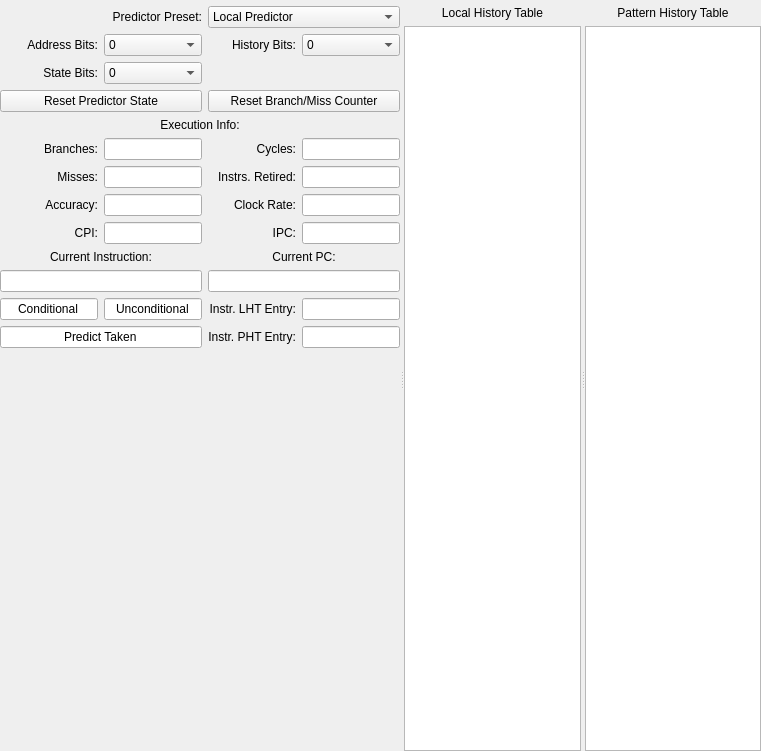
<?xml version="1.0" encoding="UTF-8"?>
<ui version="4.0">
 <class>Ripes::BranchTab</class>
 <widget class="QWidget" name="Ripes::BranchTab">
  <property name="geometry">
   <rect>
    <x>0</x>
    <y>0</y>
    <width>761</width>
    <height>751</height>
   </rect>
  </property>
  <property name="windowTitle">
   <string>Form</string>
  </property>
  <layout class="QGridLayout" name="gridLayout">
   <property name="leftMargin">
    <number>0</number>
   </property>
   <property name="topMargin">
    <number>6</number>
   </property>
   <property name="rightMargin">
    <number>0</number>
   </property>
   <property name="bottomMargin">
    <number>0</number>
   </property>
   <item row="0" column="0">
    <widget class="QSplitter" name="splitter">
     <property name="orientation">
      <enum>Qt::Horizontal</enum>
     </property>
     <property name="childrenCollapsible">
      <bool>false</bool>
     </property>
     <widget class="QWidget" name="verticalLayoutWidget">
      <layout class="QVBoxLayout" name="verticalLayout">
       <item>
        <layout class="QGridLayout" name="gridLayout_2">
         <property name="sizeConstraint">
          <enum>QLayout::SetDefaultConstraint</enum>
         </property>
         <item row="27" column="2">
          <widget class="QLabel" name="label_15">
           <property name="text">
            <string>Instr. PHT Entry:</string>
           </property>
           <property name="alignment">
            <set>Qt::AlignRight|Qt::AlignTrailing|Qt::AlignVCenter</set>
           </property>
          </widget>
         </item>
         <item row="3" column="2" colspan="2">
          <widget class="QComboBox" name="predictorSelect">
           <item>
            <property name="text">
             <string>Local Predictor</string>
            </property>
           </item>
           <item>
            <property name="text">
             <string>Global Predictor</string>
            </property>
           </item>
           <item>
            <property name="text">
             <string>Saturating Counter</string>
            </property>
           </item>
           <item>
            <property name="text">
             <string>Always Taken</string>
            </property>
           </item>
           <item>
            <property name="text">
             <string>Always Not Taken</string>
            </property>
           </item>
          </widget>
         </item>
         <item row="18" column="2">
          <widget class="QLabel" name="label_10">
           <property name="text">
            <string>IPC:</string>
           </property>
           <property name="alignment">
            <set>Qt::AlignRight|Qt::AlignTrailing|Qt::AlignVCenter</set>
           </property>
          </widget>
         </item>
         <item row="6" column="0" colspan="2">
          <widget class="QPushButton" name="resetState">
           <property name="text">
            <string>Reset Predictor State</string>
           </property>
          </widget>
         </item>
         <item row="30" column="0" colspan="4">
          <spacer name="verticalSpacer">
           <property name="orientation">
            <enum>Qt::Vertical</enum>
           </property>
           <property name="sizeHint" stdset="0">
            <size>
             <width>20</width>
             <height>40</height>
            </size>
           </property>
          </spacer>
         </item>
         <item row="21" column="2" colspan="2">
          <widget class="QLabel" name="label_5">
           <property name="text">
            <string>Current PC:</string>
           </property>
           <property name="alignment">
            <set>Qt::AlignCenter</set>
           </property>
          </widget>
         </item>
         <item row="25" column="3">
          <widget class="QLineEdit" name="lhtEntry">
           <property name="alignment">
            <set>Qt::AlignRight|Qt::AlignTrailing|Qt::AlignVCenter</set>
           </property>
           <property name="readOnly">
            <bool>true</bool>
           </property>
          </widget>
         </item>
         <item row="8" column="2">
          <widget class="QLabel" name="label_7">
           <property name="text">
            <string>Cycles:</string>
           </property>
           <property name="alignment">
            <set>Qt::AlignRight|Qt::AlignTrailing|Qt::AlignVCenter</set>
           </property>
          </widget>
         </item>
         <item row="9" column="0">
          <widget class="QLabel" name="label_2">
           <property name="text">
            <string>Misses:</string>
           </property>
           <property name="alignment">
            <set>Qt::AlignRight|Qt::AlignTrailing|Qt::AlignVCenter</set>
           </property>
          </widget>
         </item>
         <item row="21" column="0" colspan="2">
          <widget class="QLabel" name="label_4">
           <property name="text">
            <string>Current Instruction:</string>
           </property>
           <property name="alignment">
            <set>Qt::AlignCenter</set>
           </property>
          </widget>
         </item>
         <item row="9" column="1">
          <widget class="QLineEdit" name="numMiss">
           <property name="alignment">
            <set>Qt::AlignRight|Qt::AlignTrailing|Qt::AlignVCenter</set>
           </property>
           <property name="readOnly">
            <bool>true</bool>
           </property>
          </widget>
         </item>
         <item row="6" column="2" colspan="2">
          <widget class="QPushButton" name="resetCounter">
           <property name="text">
            <string>Reset Branch/Miss Counter</string>
           </property>
          </widget>
         </item>
         <item row="8" column="1">
          <widget class="QLineEdit" name="numBranch">
           <property name="alignment">
            <set>Qt::AlignRight|Qt::AlignTrailing|Qt::AlignVCenter</set>
           </property>
           <property name="readOnly">
            <bool>true</bool>
           </property>
          </widget>
         </item>
         <item row="4" column="0">
          <widget class="QLabel" name="label_17">
           <property name="text">
            <string>Address Bits:</string>
           </property>
           <property name="alignment">
            <set>Qt::AlignRight|Qt::AlignTrailing|Qt::AlignVCenter</set>
           </property>
          </widget>
         </item>
         <item row="18" column="3">
          <widget class="QLineEdit" name="ipc">
           <property name="alignment">
            <set>Qt::AlignRight|Qt::AlignTrailing|Qt::AlignVCenter</set>
           </property>
           <property name="readOnly">
            <bool>true</bool>
           </property>
          </widget>
         </item>
         <item row="10" column="0">
          <widget class="QLabel" name="label_3">
           <property name="text">
            <string>Accuracy:</string>
           </property>
           <property name="alignment">
            <set>Qt::AlignRight|Qt::AlignTrailing|Qt::AlignVCenter</set>
           </property>
          </widget>
         </item>
         <item row="25" column="2">
          <widget class="QLabel" name="label_14">
           <property name="text">
            <string>Instr. LHT Entry:</string>
           </property>
           <property name="alignment">
            <set>Qt::AlignRight|Qt::AlignTrailing|Qt::AlignVCenter</set>
           </property>
          </widget>
         </item>
         <item row="27" column="0" colspan="2">
          <widget class="QLineEdit" name="predictTaken">
           <property name="text">
            <string>Predict Taken</string>
           </property>
           <property name="alignment">
            <set>Qt::AlignCenter</set>
           </property>
           <property name="readOnly">
            <bool>true</bool>
           </property>
          </widget>
         </item>
         <item row="9" column="3">
          <widget class="QLineEdit" name="instrsRetired">
           <property name="alignment">
            <set>Qt::AlignRight|Qt::AlignTrailing|Qt::AlignVCenter</set>
           </property>
           <property name="readOnly">
            <bool>true</bool>
           </property>
          </widget>
         </item>
         <item row="3" column="0" colspan="2">
          <widget class="QLabel" name="label_16">
           <property name="text">
            <string>Predictor Preset:</string>
           </property>
           <property name="alignment">
            <set>Qt::AlignRight|Qt::AlignTrailing|Qt::AlignVCenter</set>
           </property>
          </widget>
         </item>
         <item row="10" column="2">
          <widget class="QLabel" name="label_11">
           <property name="text">
            <string>Clock Rate:</string>
           </property>
           <property name="alignment">
            <set>Qt::AlignRight|Qt::AlignTrailing|Qt::AlignVCenter</set>
           </property>
          </widget>
         </item>
         <item row="10" column="1">
          <widget class="QLineEdit" name="branchAccuracy">
           <property name="alignment">
            <set>Qt::AlignRight|Qt::AlignTrailing|Qt::AlignVCenter</set>
           </property>
           <property name="readOnly">
            <bool>true</bool>
           </property>
          </widget>
         </item>
         <item row="10" column="3">
          <widget class="QLineEdit" name="clockRate">
           <property name="alignment">
            <set>Qt::AlignRight|Qt::AlignTrailing|Qt::AlignVCenter</set>
           </property>
           <property name="readOnly">
            <bool>true</bool>
           </property>
          </widget>
         </item>
         <item row="25" column="0">
          <widget class="QLineEdit" name="isBranch">
           <property name="text">
            <string>Conditional</string>
           </property>
           <property name="alignment">
            <set>Qt::AlignCenter</set>
           </property>
           <property name="readOnly">
            <bool>true</bool>
           </property>
          </widget>
         </item>
         <item row="8" column="3">
          <widget class="QLineEdit" name="cycles">
           <property name="alignment">
            <set>Qt::AlignRight|Qt::AlignTrailing|Qt::AlignVCenter</set>
           </property>
           <property name="readOnly">
            <bool>true</bool>
           </property>
          </widget>
         </item>
         <item row="25" column="1">
          <widget class="QLineEdit" name="isJump">
           <property name="text">
            <string>Unconditional</string>
           </property>
           <property name="alignment">
            <set>Qt::AlignCenter</set>
           </property>
           <property name="readOnly">
            <bool>true</bool>
           </property>
          </widget>
         </item>
         <item row="4" column="2">
          <widget class="QLabel" name="label_18">
           <property name="text">
            <string>History Bits:</string>
           </property>
           <property name="alignment">
            <set>Qt::AlignRight|Qt::AlignTrailing|Qt::AlignVCenter</set>
           </property>
          </widget>
         </item>
         <item row="27" column="3">
          <widget class="QLineEdit" name="phtEntry">
           <property name="alignment">
            <set>Qt::AlignRight|Qt::AlignTrailing|Qt::AlignVCenter</set>
           </property>
           <property name="readOnly">
            <bool>true</bool>
           </property>
          </widget>
         </item>
         <item row="22" column="0" colspan="2">
          <widget class="QLineEdit" name="currInst">
           <property name="alignment">
            <set>Qt::AlignCenter</set>
           </property>
           <property name="readOnly">
            <bool>true</bool>
           </property>
          </widget>
         </item>
         <item row="9" column="2">
          <widget class="QLabel" name="label_8">
           <property name="text">
            <string>Instrs. Retired:</string>
           </property>
           <property name="alignment">
            <set>Qt::AlignRight|Qt::AlignTrailing|Qt::AlignVCenter</set>
           </property>
          </widget>
         </item>
         <item row="8" column="0">
          <widget class="QLabel" name="label">
           <property name="text">
            <string>Branches:</string>
           </property>
           <property name="alignment">
            <set>Qt::AlignRight|Qt::AlignTrailing|Qt::AlignVCenter</set>
           </property>
          </widget>
         </item>
         <item row="18" column="1">
          <widget class="QLineEdit" name="cpi">
           <property name="alignment">
            <set>Qt::AlignRight|Qt::AlignTrailing|Qt::AlignVCenter</set>
           </property>
           <property name="readOnly">
            <bool>true</bool>
           </property>
          </widget>
         </item>
         <item row="7" column="0" colspan="4">
          <widget class="QLabel" name="label_6">
           <property name="text">
            <string>Execution Info:</string>
           </property>
           <property name="alignment">
            <set>Qt::AlignCenter</set>
           </property>
          </widget>
         </item>
         <item row="22" column="2" colspan="2">
          <widget class="QLineEdit" name="currPC">
           <property name="alignment">
            <set>Qt::AlignCenter</set>
           </property>
           <property name="readOnly">
            <bool>true</bool>
           </property>
          </widget>
         </item>
         <item row="29" column="0" colspan="4">
          <spacer name="horizontalSpacer">
           <property name="orientation">
            <enum>Qt::Horizontal</enum>
           </property>
           <property name="sizeType">
            <enum>QSizePolicy::Fixed</enum>
           </property>
           <property name="sizeHint" stdset="0">
            <size>
             <width>400</width>
             <height>20</height>
            </size>
           </property>
          </spacer>
         </item>
         <item row="18" column="0">
          <widget class="QLabel" name="label_9">
           <property name="text">
            <string>CPI:</string>
           </property>
           <property name="alignment">
            <set>Qt::AlignRight|Qt::AlignTrailing|Qt::AlignVCenter</set>
           </property>
          </widget>
         </item>
         <item row="5" column="0">
          <widget class="QLabel" name="label_19">
           <property name="text">
            <string>State Bits:</string>
           </property>
           <property name="alignment">
            <set>Qt::AlignRight|Qt::AlignTrailing|Qt::AlignVCenter</set>
           </property>
          </widget>
         </item>
         <item row="4" column="1">
          <widget class="QComboBox" name="address_bits">
           <item>
            <property name="text">
             <string>0</string>
            </property>
           </item>
           <item>
            <property name="text">
             <string>1</string>
            </property>
           </item>
           <item>
            <property name="text">
             <string>2</string>
            </property>
           </item>
           <item>
            <property name="text">
             <string>3</string>
            </property>
           </item>
           <item>
            <property name="text">
             <string>4</string>
            </property>
           </item>
           <item>
            <property name="text">
             <string>5</string>
            </property>
           </item>
           <item>
            <property name="text">
             <string>6</string>
            </property>
           </item>
           <item>
            <property name="text">
             <string>7</string>
            </property>
           </item>
           <item>
            <property name="text">
             <string>8</string>
            </property>
           </item>
          </widget>
         </item>
         <item row="5" column="1">
          <widget class="QComboBox" name="state_bits">
           <item>
            <property name="text">
             <string>0</string>
            </property>
           </item>
           <item>
            <property name="text">
             <string>1</string>
            </property>
           </item>
           <item>
            <property name="text">
             <string>2</string>
            </property>
           </item>
           <item>
            <property name="text">
             <string>3</string>
            </property>
           </item>
           <item>
            <property name="text">
             <string>4</string>
            </property>
           </item>
           <item>
            <property name="text">
             <string>5</string>
            </property>
           </item>
           <item>
            <property name="text">
             <string>6</string>
            </property>
           </item>
           <item>
            <property name="text">
             <string>7</string>
            </property>
           </item>
           <item>
            <property name="text">
             <string>8</string>
            </property>
           </item>
          </widget>
         </item>
         <item row="4" column="3">
          <widget class="QComboBox" name="history_bits">
           <item>
            <property name="text">
             <string>0</string>
            </property>
           </item>
           <item>
            <property name="text">
             <string>1</string>
            </property>
           </item>
           <item>
            <property name="text">
             <string>2</string>
            </property>
           </item>
           <item>
            <property name="text">
             <string>3</string>
            </property>
           </item>
           <item>
            <property name="text">
             <string>4</string>
            </property>
           </item>
           <item>
            <property name="text">
             <string>5</string>
            </property>
           </item>
           <item>
            <property name="text">
             <string>6</string>
            </property>
           </item>
           <item>
            <property name="text">
             <string>7</string>
            </property>
           </item>
           <item>
            <property name="text">
             <string>8</string>
            </property>
           </item>
          </widget>
         </item>
        </layout>
       </item>
      </layout>
     </widget>
     <widget class="QWidget" name="gridLayoutWidget">
      <layout class="QGridLayout" name="gridLayout_6">
       <item row="0" column="0">
        <widget class="QLabel" name="label_12">
         <property name="text">
          <string>Local History Table</string>
         </property>
         <property name="alignment">
          <set>Qt::AlignCenter</set>
         </property>
        </widget>
       </item>
       <item row="1" column="0">
        <widget class="QTableWidget" name="table1">
         <attribute name="horizontalHeaderVisible">
          <bool>false</bool>
         </attribute>
         <attribute name="verticalHeaderVisible">
          <bool>false</bool>
         </attribute>
        </widget>
       </item>
      </layout>
     </widget>
     <widget class="QWidget" name="gridLayoutWidget_2">
      <layout class="QGridLayout" name="gridLayout_7">
       <item row="1" column="0">
        <widget class="QTableWidget" name="table2">
         <attribute name="horizontalHeaderVisible">
          <bool>false</bool>
         </attribute>
         <attribute name="verticalHeaderVisible">
          <bool>false</bool>
         </attribute>
        </widget>
       </item>
       <item row="0" column="0">
        <widget class="QLabel" name="label_13">
         <property name="text">
          <string>Pattern History Table</string>
         </property>
         <property name="alignment">
          <set>Qt::AlignCenter</set>
         </property>
        </widget>
       </item>
      </layout>
     </widget>
    </widget>
   </item>
  </layout>
 </widget>
 <resources/>
 <connections/>
</ui>
